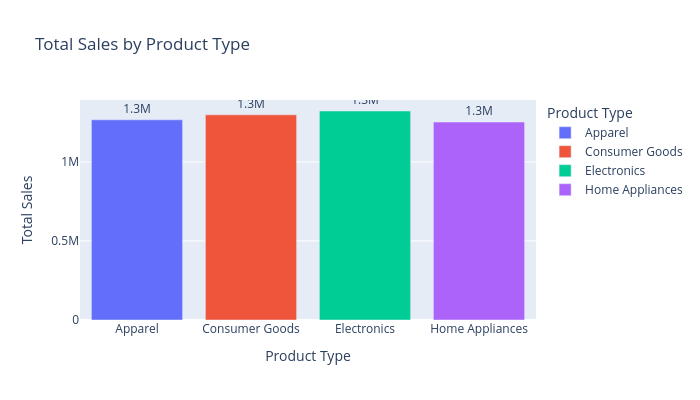

Notebook source saved alongside this figure:
### Markdown cell above
# D. Sales by Product Type

### Code cell
# Group by 'Product' and calculate total sales
product_sales = df.groupby('Product Type')['Sales'].sum().reset_index()

# Create a bar chart for sales by product
fig_product = px.bar(product_sales, 
                     x='Product Type', y='Sales',
                     labels={'Product': 'Product Type', 'Sales': 'Total Sales'},
                     title='Total Sales by Product Type',
                     color='Product Type',
                     text='Sales',  # Add labels above the bars
                     height=400,  # Resize height
                     width=700)  # Resize width
fig_product.update_traces(texttemplate='%{text:.2s}', textposition='outside')  # Shortened text format
fig_product.show()

### Figure 1 — Plotly figure (JSON) as saved in the notebook; plotly's stock layout.template omitted (floating-point values rounded to 4 significant figures)
{"data": [{"hovertemplate": "Product Type=%{x}<br>Total Sales=%{text}<extra></extra>", "legendgroup": "Apparel", "marker": {"color": "#636efa", "pattern": {"shape": ""}}, "name": "Apparel", "orientation": "v", "showlegend": true, "text": [1266000.0], "textposition": "outside", "texttemplate": "%{text:.2s}", "type": "bar", "x": ["Apparel"], "xaxis": "x", "y": [1266000.0], "yaxis": "y"}, {"hovertemplate": "Product Type=%{x}<br>Total Sales=%{text}<extra></extra>", "legendgroup": "Consumer Goods", "marker": {"color": "#EF553B", "pattern": {"shape": ""}}, "name": "Consumer Goods", "orientation": "v", "showlegend": true, "text": [1297000.0], "textposition": "outside", "texttemplate": "%{text:.2s}", "type": "bar", "x": ["Consumer Goods"], "xaxis": "x", "y": [1297000.0], "yaxis": "y"}, {"hovertemplate": "Product Type=%{x}<br>Total Sales=%{text}<extra></extra>", "legendgroup": "Electronics", "marker": {"color": "#00cc96", "pattern": {"shape": ""}}, "name": "Electronics", "orientation": "v", "showlegend": true, "text": [1321000.0], "textposition": "outside", "texttemplate": "%{text:.2s}", "type": "bar", "x": ["Electronics"], "xaxis": "x", "y": [1321000.0], "yaxis": "y"}, {"hovertemplate": "Product Type=%{x}<br>Total Sales=%{text}<extra></extra>", "legendgroup": "Home Appliances", "marker": {"color": "#ab63fa", "pattern": {"shape": ""}}, "name": "Home Appliances", "orientation": "v", "showlegend": true, "text": [1252000.0], "textposition": "outside", "texttemplate": "%{text:.2s}", "type": "bar", "x": ["Home Appliances"], "xaxis": "x", "y": [1252000.0], "yaxis": "y"}], "layout": {"barmode": "relative", "height": 400, "legend": {"title": {"text": "Product Type"}, "tracegroupgap": 0}, "title": {"text": "Total Sales by Product Type"}, "width": 700, "xaxis": {"anchor": "y", "categoryarray": ["Apparel", "Consumer Goods", "Electronics", "Home Appliances"], "categoryorder": "array", "domain": [0, 1], "title": {"text": "Product Type"}}, "yaxis": {"anchor": "x", "domain": [0, 1], "title": {"text": "Total Sales"}}}}
